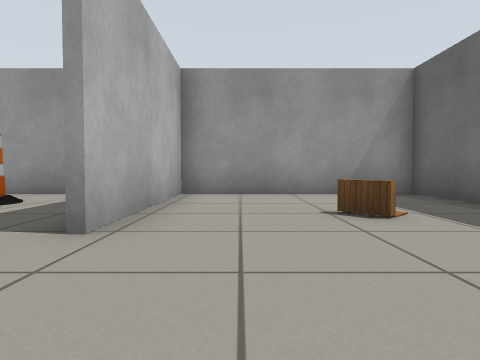
[1] (above)

13 first-person views from a walk through a world built for the Gazebo simulator. The camera is 0.5 m above the floor, tilts 2° down and sees 75° across. The floor is counted in squares, 1 m on a side. Each view is taken from the middle of a square. On the plan, view 1 faces up. The plan holds only what a view shows up to about 9 squares ahead; the rest is blank. Robots are left out. Simple patterns stand in for the simulator's built-in surfaces.

[2]
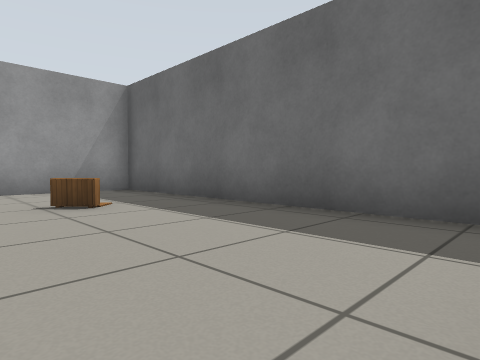

[3]
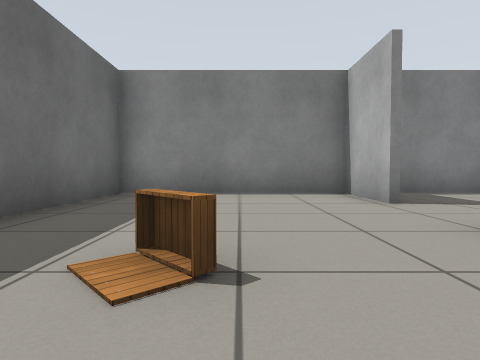

[4]
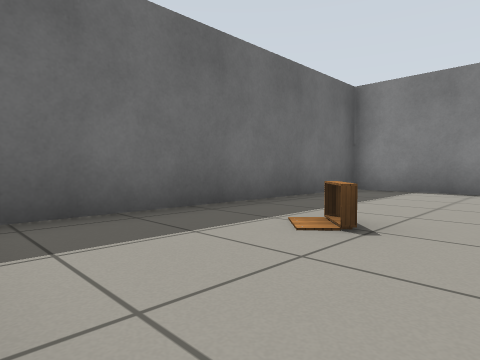

[5]
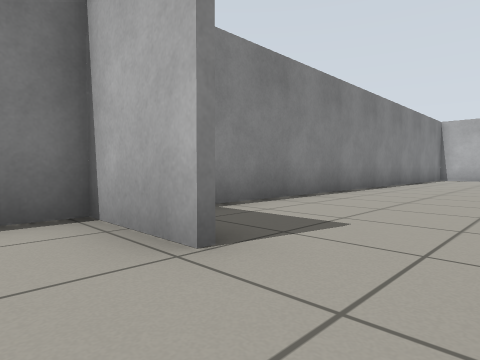

[6]
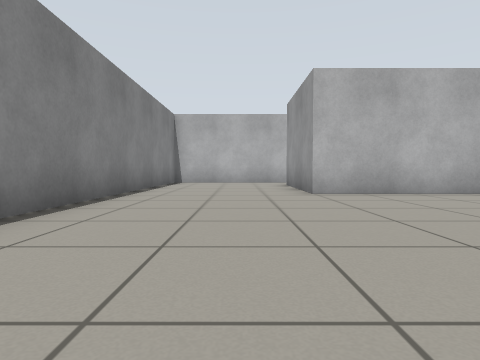

[7]
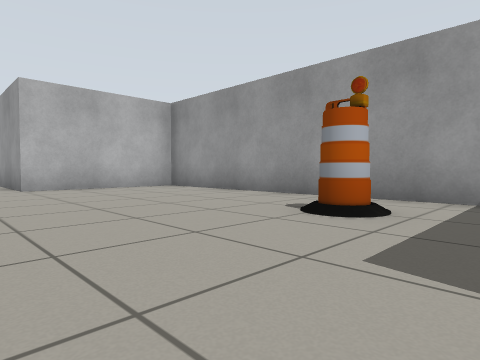

[8]
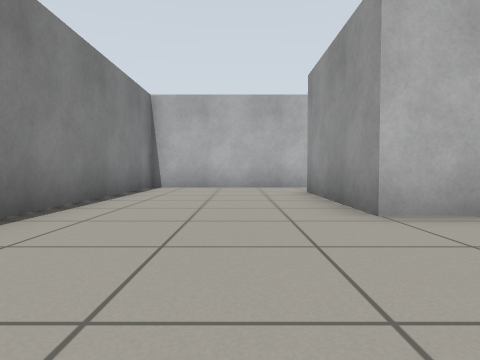

[9]
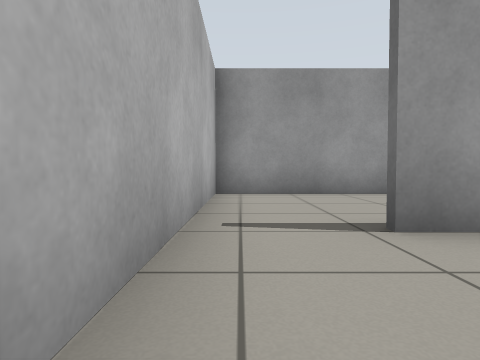

[10]
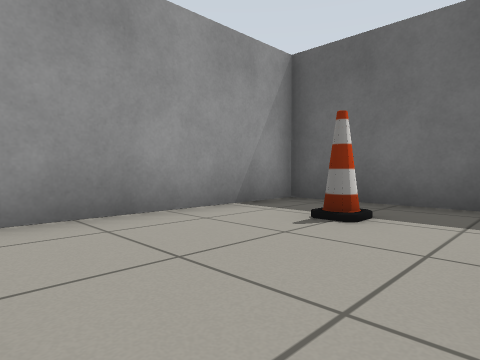

[11]
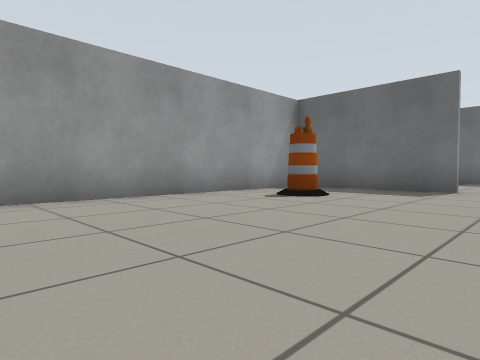

[12]
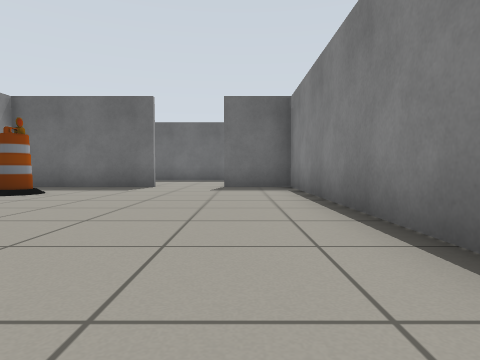

[13]
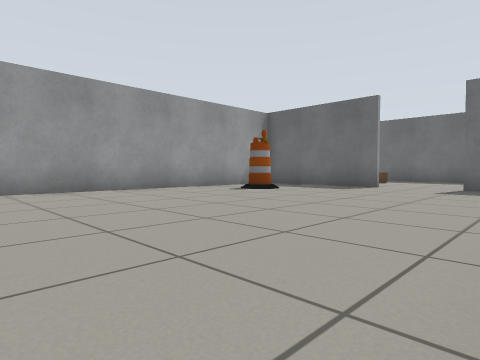

### Floor plan
Points are (right, up) in squares from view 1. A wall is a line through its corners. A room is listed if a view was taken in it or the views show most of it. See-through windows are left out.
Room 1 (views 1, 2, 3, 4, 5)
walls: (-1.2, 0.5) (-1.2, -1.5); (-1, -1.4) (3.5, -1.4) (3.5, 6.3) (-1, 6.3); (-1.2, 6.4) (-1.2, 2.4)
ways out: opening at (-1, 1.5) to room 2
objects: other object (1, 3)
Room 2 (views 6, 7, 8, 9, 11, 12, 13)
walls: (-10.3, 5.9) (-10.3, 2.5) (-13.9, 2.5); (-1.3, 2.4) (-1.3, 6.4); (-1.3, -1.5) (-1.3, 0.5); (-1, 6.3) (-9.5, 6.3); (-15.5, 2.6) (-15.5, -1.4) (-1, -1.4)
ways out: opening at (-1, 1.5) to room 1; opening at (-14.5, 3) to room 3
objects: barrel (-4, 4) to (-4, 5)
Room 3 (view 10)
walls: (-10.4, 3.5) (-10.4, 6.3) (-15.5, 6.3) (-15.5, 2.6)
ways out: opening at (-14.5, 3) to room 2
objects: cone (-12, 5)

Where each view was taken, in squares from view 1:
view 1: 0 up, 0 right, facing up
view 2: 1 down, 0 right, facing up-right
view 3: 5 up, 1 right, facing down
view 4: 6 up, 0 right, facing down-right
view 5: 2 up, 0 right, facing down-left
view 6: 1 up, 4 left, facing left
view 7: 1 up, 2 left, facing up-left
view 8: 1 up, 7 left, facing left
view 9: 0 up, 15 left, facing up
view 10: 3 up, 15 left, facing up-right
view 11: 1 up, 9 left, facing up-right
view 12: 0 up, 10 left, facing right
view 13: 1 down, 10 left, facing up-right
